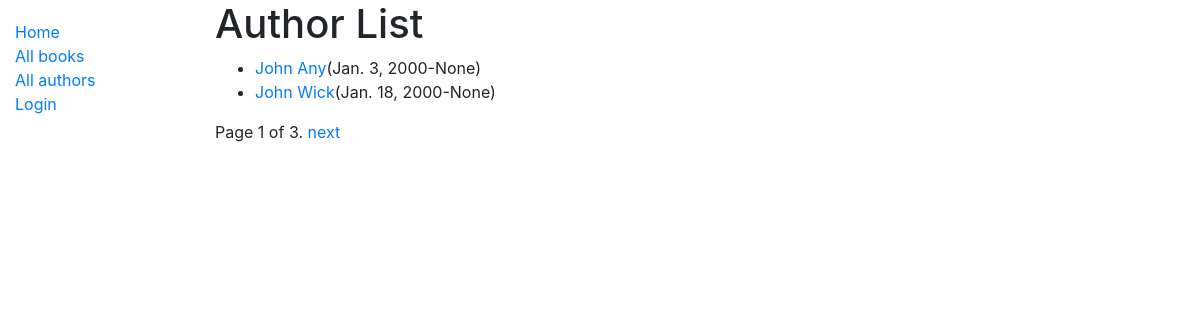
Screenshot of /catalog/authors/ with the database file from the repository.
### catalog/models.py (models this page shows, shortened)
class Author(models.Model):
    first_name = models.CharField(max_length=100)
    last_name = models.CharField(max_length=100)
    date_of_birth = models.DateField(null = True, blank=True)
    date_of_death = models.DateField('Died', null=True, blank=True)
    class Meta:
        ordering = ['last_name', 'first_name']
    def get_absolute_url(self):
        return reverse("author-detail", args=[str(self.id)])

### catalog/views.py (the view)
# urls.py: path('authors/', views.AuthorListView.as_view(), name='authors'),
class AuthorListView(generic.ListView):
    model = Author
    paginate_by = 2

### catalog/templates/catalog/author_list.html
{% extends "base_generic.html" %}
{% block content %}
  <h1>Author List</h1>
  {% if author_list %}
    <ul>
        {% for author in author_list %}
            <li><a href="{{author.get_absolute_url}}">{{author.last_name}} {{author.first_name}}</a>({{author.date_of_birth}}-{{author.date_of_death}})</li>
        {% endfor %}
    </ul>
  {% else %}
    <p>There is no author</p>
  {% endif %}
{% endblock content %}<h1>Author List</h1>

### rows the page displays
Author: last_name "John", first_name "Any", date_of_birth "Jan. 3, 2000", date_of_death "None"
Author: last_name "John", first_name "Wick", date_of_birth "Jan. 18, 2000", date_of_death "None"

### other values shown
{{ page_obj.number }} "1"
{{ page_obj.paginator.num_pages }} "3"
